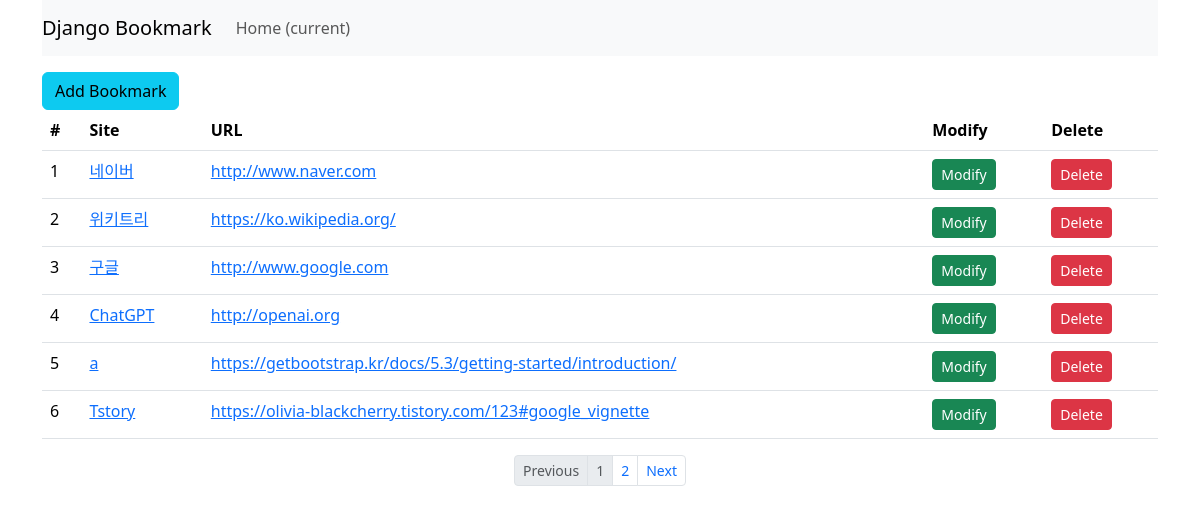
Screenshot of /bookmark/ with the database file from the repository.
### bookmark/models.py (models this page shows, shortened)
class Bookmark(models.Model):
    site_name = models.CharField(max_length=100)
    url = models.URLField('Site URL')   # 어드민 페이지에서 'Site URL' 이라고 표시

### bookmark/views.py (the view)
# urls.py: path('', BookmarkListView.as_view(), name='list'),   # as_view() 붙이는 이유 : BookmarkListView 는 클래스 이기 때문
class BookmarkListView(ListView):
    model = Bookmark
    paginate_by = 6

### bookmark/templates/bookmark/bookmark_list.html (shortened to what this page needs)
{% extends 'base.html'%}
{% block content %}
<div class="btn-group">
<a href="{% url 'create' %}" class = "btn btn-info">Add Bookmark</a>
</div>
<table class ="table">
    <thead>
        <tr>
            <th scope="col">#</th>
            <th scope="col">Site</th>
            <th scope="col">URL</th>
            <th scope="col">Modify</th>
            <th scope="col">Delete</th>
        </tr>
    </thead>
    <tbody>
        {% for bookmark in object_list %}
            <tr>
                <td>{{ forloop.counter }}</td>
                <td><a href="{% url 'detail' pk=bookmark.id %}">{{bookmark.site_name}}</a></td>
                <td><a href="{{bookmark.url}}" target="_blank">{{bookmark.url}}</a></td>
                <td><a href="{% url 'update' pk=bookmark.id %}" class ="btn btn-success btn-sm">Modify</a></td>
                <td><a href="{% url 'delete' pk=bookmark.id %}" class ="btn btn-danger btn-sm">Delete</a></td>
            </tr>
        {% endfor %}
    </tbody>
</table>
{% endblock %}
{% block pagination %}
    {% if is_paginated %}
        <ul class="pagination justify-content-center pagination-sm">
            {% if page_obj.has_previous %}
            <li class="page-item">
                <a class="page-link" href="{% url 'list' %}?page={{page_obj.previous_page_number}}" tabindex="-1">Previous</a>
            </li>
            {% else %}
            <li class="page-item disabled">
                <a class="page-link" href="#" tabindex="-1">Previous</a>
            </li>
            {% endif %}
            {% for object in page_obj.paginator.page_range %}
                <li class="page-item {% if page_obj.number == forloop.counter %} disabled{% endif %}">
                <a class="page-link" href="{{ request.path }}?page= {{ forloop.counter}}">{{ forloop.counter }}</a>
                </li>
            {% endfor %}
            {% if page_obj.has_next %}
            <li class="page-item">
                <a class="page-link" href="{% url 'list' %}?page={{ page_obj.next_page_number }}">Next</a>
            </li>
            {% else %}
            <li class="page-item disabled">
                <a class="page-link" href="#">Next</a>
            </li>
            {% endif %}
        </ul>
    {% endif %}
{% endblock %}

### bookmark/templates/base.html (shortened to what this page needs)
<!DOCTYPE html>
<html lang="en">
  <head>
      {% load static %}
      <link rel="stylesheet" href="{% static 'style.css' %}">
    <link href="https://cdn.jsdelivr.net/npm/bootstrap@5.3.1/dist/css/bootstrap.min.css" rel="stylesheet">
  </head>
  <body>
  </body>
</html>
</head>
<body>
        <div class="container">
            <nav class="navbar navbar-expand-lg navbar-light bg-light">
                <a class="navbar-brand" href="#">Django Bookmark</a>
                <div class="collapse navbar-collapse" id="navbarSupportedContent">
                    <ul class="navbar-nav mr-auto">
                        <li class="nav-item active">
                            <a class="nav-link" href="{% url 'list'%}">Home <span class="sr-only">(current)</span> </a>
                        </li>
                    </ul>
                </div>
            </nav>
            <div class="row">
                <div class="col">
                    {% block content %}
                    {% endblock %}
                    {% block pagination%}
                    {% endblock %}
                </div>
            </div>
        </div>
</body>
</html>

### bookmark/static/style.css (style rules this page uses)
body { width:100%; }

### rows the page displays
Bookmark: site_name "네이버", url "http://www.naver.com"
Bookmark: site_name "위키트리", url "https://ko.wikipedia.org/"
Bookmark: site_name "구글", url "http://www.google.com"
Bookmark: site_name "ChatGPT", url "http://openai.org"
Bookmark: site_name "a", url "https://getbootstrap.kr/docs/5.3/getting-started/introduction/"
Bookmark: site_name "Tstory", url "https://olivia-blackcherry.tistory.com/123#google_vignette"
